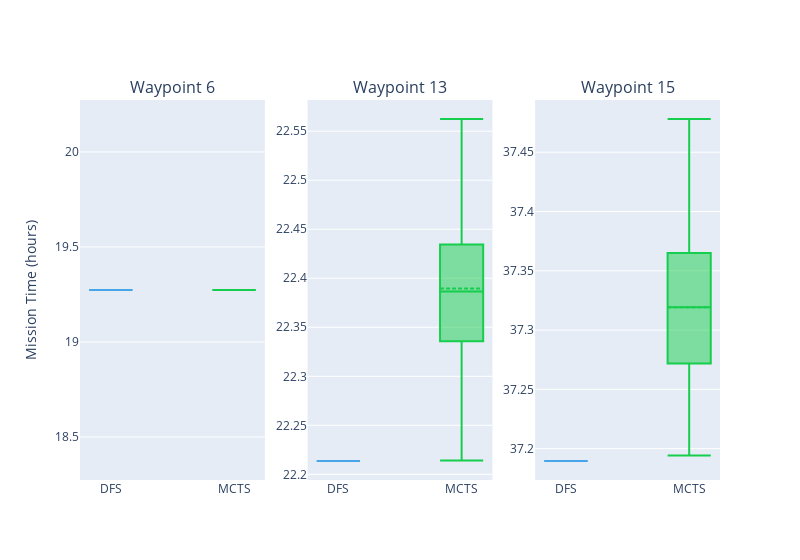

Write notebook code for a chart like this one.
### Markdown cell above
### DFS vs MCTS Mission Time Plot

### Code cell
# Create subplots with one row and one column per waypoint
fig = make_subplots(rows=1, cols=len(waypoints), subplot_titles=[f'Waypoint {wp}' for wp in waypoints], shared_xaxes=True)

boxplot_arguments = {"boxmean": True, "boxpoints": False, "width": 0.35, "whiskerwidth": 1}

# Add box plots for Mission Times for each waypoint with adjusted boxpoints
for i, waypoint in enumerate(waypoints):
    fig.add_trace(go.Box(y=dfs_mission_times[i], name=f'DFS', marker_color=f"{bar_colors[0]}", **boxplot_arguments), row=1, col=i+1)
    fig.add_trace(go.Box(y=mcts_mission_times[i], name=f'MCTS', marker_color=bar_colors[1], **boxplot_arguments), row=1, col=i+1)

# Set the layout title
fig.update_layout(
    yaxis_title='Mission Time (hours)',
    # boxmode='group',  # Group box plots for each waypoint
    showlegend=False,  # Hide legend as it's per subplot
    width=800,
)

fig.write_image("missionTime_boxplot.png", scale=3) # increase scale for higher DPI
fig.show()
